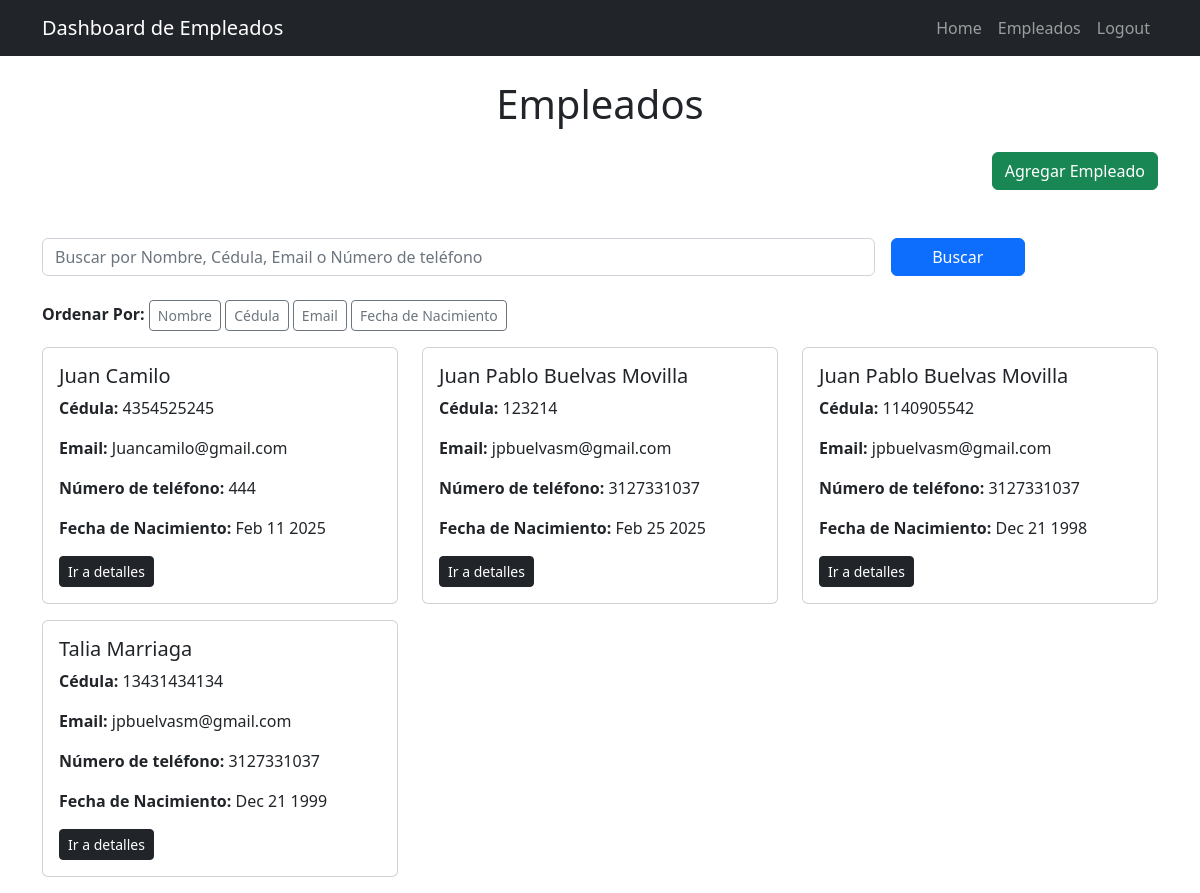
Page /employees/ (signed in) on the committed database.
### employees/models.py (models this page shows, shortened)
class Employess(models.Model):
    name = models.CharField(max_length=200)
    DNI = models.CharField(max_length=20)   # en vez de IntegerField
    created = models.DateTimeField(auto_now_add=True)
    birthdate = models.DateField(null=True, blank=True)  # Cambiado a DateField
    email = models.EmailField(max_length=100)  # Cambiado a EmailField
    phone = models.CharField(max_length=20) # en vez de IntegerField
    user = models.ForeignKey(User, on_delete=models.CASCADE)

### employees/views.py (the view, shortened to what this page needs)
# urls.py: path('employees/', EmployeeListView.as_view(), name='employees'),
class EmployeeListView(LoginRequiredMixin, ListView):
    model = Employess
    template_name = 'employees.html'
    context_object_name = 'employees'
    def get_queryset(self):
        queryset = super().get_queryset().filter(user=self.request.user)
        query = self.request.GET.get('q', '')
        order_by = self.request.GET.get('order_by', 'name')
        print(query, "query")
        return queryset.order_by(order_by)

### employees/templates/employees.html
{% extends 'base.html' %}
{% block content %}
<div class="container mt-4">
    <h1 class="text-center mb-4">Empleados</h1>
    <div class="d-flex justify-content-end mb-5">
        <a href="{% url 'create_employee' %}" class="btn btn-success">Agregar Empleado</a>
    </div>
    <form method="GET" class="row g-3 mb-4">
        <div class="col-md-9">
            <input type="text" name="q" class="form-control" placeholder="Buscar por Nombre, Cédula, Email o Número de teléfono" value="{{ request.GET.q }}">
        </div>
        <div class="col-md-3">
            <button type="submit" class="btn btn-primary w-50">Buscar</button>
        </div>
    </form>
    <div class="mb-3">
        <strong>Ordenar Por:</strong>
        <a href="?order_by=name" class="btn btn-outline-secondary btn-sm">Nombre</a>
        <a href="?order_by=DNI" class="btn btn-outline-secondary btn-sm">Cédula</a>
        <a href="?order_by=email" class="btn btn-outline-secondary btn-sm">Email</a>
        <a href="?order_by=birthdate" class="btn btn-outline-secondary btn-sm">Fecha de Nacimiento</a>
    </div>
    <div class="row">
        {% for employee in employees %}
        <div class="col-md-4">
            <div class="card mb-3">
                <div class="card-body">
                    <h5 class="card-title">{{ employee.name }}</h5>
                    <p class="card-text"><strong>Cédula:</strong> {{ employee.DNI }}</p>
                    <p class="card-text"><strong>Email:</strong> {{ employee.email }}</p>
                    <p class="card-text"><strong>Número de teléfono:</strong> {{ employee.phone }}</p>
                    <p class="card-text"><strong>Fecha de Nacimiento:</strong> {{ employee.birthdate|date:'M j Y' }}</p>
                    <a href="{% url 'employee_detail' employee.id %}" class="btn btn-dark btn-sm ">Ir a detalles</a>
                </div>
            </div>
        </div>
        {% empty %}
        <p class="text-center text-muted">Empleados no encontrados.</p>
        {% endfor %}
    </div>
</div>
{% endblock %}

### employees/templates/base.html (shortened to what this page needs)
<!DOCTYPE html>
<html lang="en">
  <head>
    <link rel="stylesheet" href="https://cdn.jsdelivr.net/npm/bootstrap@5.2.0/dist/css/bootstrap.min.css">
    <link rel="stylesheet" href="https://cdn.jsdelivr.net/npm/bootstrap-icons@1.11.0/font/bootstrap-icons.css">
  </head>
  <body>
    {% include '_navbar.html' %}
    {% block content %}
    {% endblock %}
  </body>
</html>

### employees/templates/_navbar.html (shortened to what this page needs)
<nav class="navbar navbar-expand-lg navbar-dark bg-dark">
  <div class="container">
      <a class="navbar-brand" href="{% url 'home' %}">Dashboard de Empleados</a>
      <div class="collapse navbar-collapse" id="navbarNav">
          <ul class="navbar-nav ms-auto">
              <li class="nav-item">
                  <a href="{% url 'home' %}" class="nav-link">Home</a>
              </li>
              {% if user.is_authenticated %}
              <li class="nav-item">
                  <a href="{% url 'employees' %}" class="nav-link">Empleados</a>
              </li>
              <li class="nav-item">
                  <a class="nav-link" href="{% url 'logout' %}">Logout</a>
              </li>
              {% endif %}
          </ul>
      </div>
  </div>
</nav>

### rows in the picture
Employess: name "Juan Camilo", DNI "4354525245", email "Juancamilo@gmail.com", phone "444", birthdate "Feb 11 2025"
Employess: name "Juan Pablo Buelvas Movilla", DNI "123214", email "jpbuelvasm@gmail.com", phone "3127331037", birthdate "Feb 25 2025"
Employess: name "Juan Pablo Buelvas Movilla", DNI "1140905542", email "jpbuelvasm@gmail.com", phone "3127331037", birthdate "Dec 21 1998"
Employess: name "Talia Marriaga", DNI "13431434134", email "jpbuelvasm@gmail.com", phone "3127331037", birthdate "Dec 21 1999"
